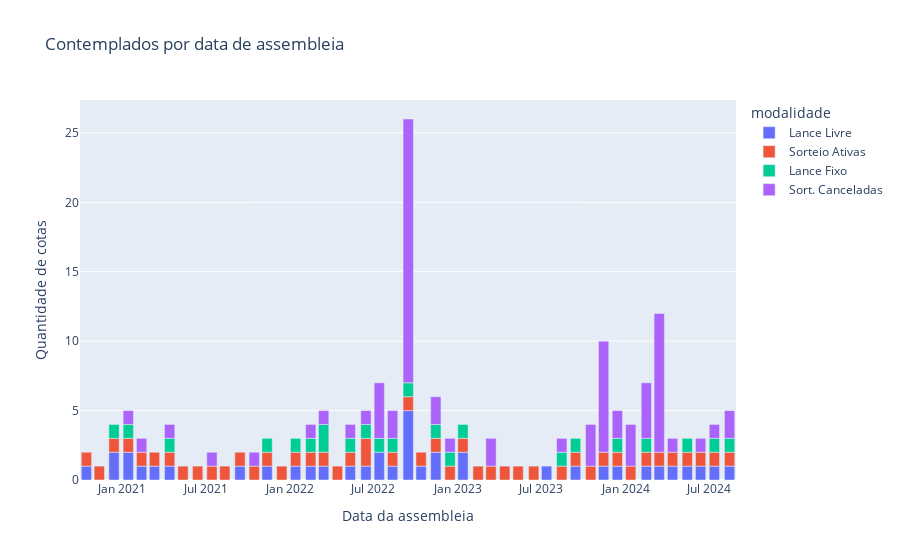

Notebook cell for this chart:
### Code cell
fig = px.bar(
    df[["data_assembleia", "modalidade", "str_cota"]]
    .where(df["contemplado"] == 1)
    .groupby(["data_assembleia", "modalidade"])
    .count()
    .reset_index(),
    x="data_assembleia",
    y="str_cota",
    color="modalidade",
    title=f"Contemplados por data de assembleia",
    labels={"str_cota": "Quantidade de cotas", "data_assembleia": "Data da assembleia"},
)
fig.show()

### Figure 1 — Plotly figure (JSON) as saved in the notebook; plotly's stock layout.template omitted (floating-point values rounded to 4 significant figures)
{"data": [{"alignmentgroup": "True", "hovertemplate": "modalidade=Lance Livre<br>Data da assembleia=%{x}<br>Quantidade de cotas=%{y}<extra></extra>", "legendgroup": "Lance Livre", "marker": {"color": "#636efa", "pattern": {"shape": ""}}, "name": "Lance Livre", "offsetgroup": "Lance Livre", "orientation": "v", "showlegend": true, "textposition": "auto", "type": "bar", "x": ["2020-10-15T00:00:00", "2020-12-14T00:00:00", "2021-01-14T00:00:00", "2021-02-12T00:00:00", "2021-03-12T00:00:00", "2021-04-14T00:00:00", "2021-09-14T00:00:00", "2021-11-12T00:00:00", "2022-01-13T00:00:00", "2022-02-15T00:00:00", "2022-03-15T00:00:00", "2022-05-12T00:00:00", "2022-06-15T00:00:00", "2022-07-14T00:00:00", "2022-08-12T00:00:00", "2022-09-15T00:00:00", "2022-10-13T00:00:00", "2022-11-14T00:00:00", "2023-01-12T00:00:00", "2023-07-13T00:00:00", "2023-09-14T00:00:00", "2023-11-14T00:00:00", "2023-12-14T00:00:00", "2024-02-15T00:00:00", "2024-03-14T00:00:00", "2024-04-12T00:00:00", "2024-05-14T00:00:00", "2024-06-12T00:00:00", "2024-07-12T00:00:00", "2024-08-14T00:00:00"], "xaxis": "x", "y": [1, 2, 2, 1, 1, 1, 1, 1, 1, 1, 1, 1, 1, 2, 1, 5, 1, 2, 2, 1, 1, 1, 1, 1, 1, 1, 1, 1, 1, 1], "yaxis": "y"}, {"alignmentgroup": "True", "hovertemplate": "modalidade=Sorteio Ativas<br>Data da assembleia=%{x}<br>Quantidade de cotas=%{y}<extra></extra>", "legendgroup": "Sorteio Ativas", "marker": {"color": "#EF553B", "pattern": {"shape": ""}}, "name": "Sorteio Ativas", "offsetgroup": "Sorteio Ativas", "orientation": "v", "showlegend": true, "textposition": "auto", "type": "bar", "x": ["2020-10-15T00:00:00", "2020-11-12T00:00:00", "2020-12-14T00:00:00", "2021-01-14T00:00:00", "2021-02-12T00:00:00", "2021-03-12T00:00:00", "2021-04-14T00:00:00", "2021-05-13T00:00:00", "2021-06-14T00:00:00", "2021-07-15T00:00:00", "2021-08-12T00:00:00", "2021-09-14T00:00:00", "2021-10-15T00:00:00", "2021-11-12T00:00:00", "2021-12-14T00:00:00", "2022-01-13T00:00:00", "2022-02-15T00:00:00", "2022-03-15T00:00:00", "2022-04-14T00:00:00", "2022-05-12T00:00:00", "2022-06-15T00:00:00", "2022-08-12T00:00:00", "2022-09-15T00:00:00", "2022-10-13T00:00:00", "2022-11-14T00:00:00", "2022-12-15T00:00:00", "2023-01-12T00:00:00", "2023-02-14T00:00:00", "2023-03-14T00:00:00", "2023-04-13T00:00:00", "2023-05-12T00:00:00", "2023-06-15T00:00:00", "2023-08-15T00:00:00", "2023-09-14T00:00:00", "2023-10-17T00:00:00", "2023-11-14T00:00:00", "2023-12-14T00:00:00", "2024-01-12T00:00:00", "2024-02-15T00:00:00", "2024-03-14T00:00:00", "2024-04-12T00:00:00", "2024-05-14T00:00:00", "2024-06-12T00:00:00", "2024-07-12T00:00:00", "2024-08-14T00:00:00"], "xaxis": "x", "y": [1, 1, 1, 1, 1, 1, 1, 1, 1, 1, 1, 1, 1, 1, 1, 1, 1, 1, 1, 1, 2, 1, 1, 1, 1, 1, 1, 1, 1, 1, 1, 1, 1, 1, 1, 1, 1, 1, 1, 1, 1, 1, 1, 1, 1], "yaxis": "y"}, {"alignmentgroup": "True", "hovertemplate": "modalidade=Lance Fixo<br>Data da assembleia=%{x}<br>Quantidade de cotas=%{y}<extra></extra>", "legendgroup": "Lance Fixo", "marker": {"color": "#00cc96", "pattern": {"shape": ""}}, "name": "Lance Fixo", "offsetgroup": "Lance Fixo", "orientation": "v", "showlegend": true, "textposition": "auto", "type": "bar", "x": ["2020-12-14T00:00:00", "2021-01-14T00:00:00", "2021-04-14T00:00:00", "2021-11-12T00:00:00", "2022-01-13T00:00:00", "2022-02-15T00:00:00", "2022-03-15T00:00:00", "2022-05-12T00:00:00", "2022-06-15T00:00:00", "2022-07-14T00:00:00", "2022-08-12T00:00:00", "2022-09-15T00:00:00", "2022-11-14T00:00:00", "2022-12-15T00:00:00", "2023-01-12T00:00:00", "2023-08-15T00:00:00", "2023-09-14T00:00:00", "2023-12-14T00:00:00", "2024-02-15T00:00:00", "2024-05-14T00:00:00", "2024-07-12T00:00:00", "2024-08-14T00:00:00"], "xaxis": "x", "y": [1, 1, 1, 1, 1, 1, 2, 1, 1, 1, 1, 1, 1, 1, 1, 1, 1, 1, 1, 1, 1, 1], "yaxis": "y"}, {"alignmentgroup": "True", "hovertemplate": "modalidade=Sort. Canceladas<br>Data da assembleia=%{x}<br>Quantidade de cotas=%{y}<extra></extra>", "legendgroup": "Sort. Canceladas", "marker": {"color": "#ab63fa", "pattern": {"shape": ""}}, "name": "Sort. Canceladas", "offsetgroup": "Sort. Canceladas", "orientation": "v", "showlegend": true, "textposition": "auto", "type": "bar", "x": ["2021-01-14T00:00:00", "2021-02-12T00:00:00", "2021-04-14T00:00:00", "2021-07-15T00:00:00", "2021-10-15T00:00:00", "2022-02-15T00:00:00", "2022-03-15T00:00:00", "2022-05-12T00:00:00", "2022-06-15T00:00:00", "2022-07-14T00:00:00", "2022-08-12T00:00:00", "2022-09-15T00:00:00", "2022-11-14T00:00:00", "2022-12-15T00:00:00", "2023-03-14T00:00:00", "2023-08-15T00:00:00", "2023-10-17T00:00:00", "2023-11-14T00:00:00", "2023-12-14T00:00:00", "2024-01-12T00:00:00", "2024-02-15T00:00:00", "2024-03-14T00:00:00", "2024-04-12T00:00:00", "2024-06-12T00:00:00", "2024-07-12T00:00:00", "2024-08-14T00:00:00"], "xaxis": "x", "y": [1, 1, 1, 1, 1, 1, 1, 1, 1, 4, 2, 19, 2, 1, 2, 1, 3, 8, 2, 3, 4, 10, 1, 1, 1, 2], "yaxis": "y"}], "layout": {"barmode": "relative", "legend": {"title": {"text": "modalidade"}, "tracegroupgap": 0}, "title": {"text": "Contemplados por data de assembleia"}, "xaxis": {"anchor": "y", "domain": [0, 1], "title": {"text": "Data da assembleia"}}, "yaxis": {"anchor": "x", "domain": [0, 1], "title": {"text": "Quantidade de cotas"}}}}
